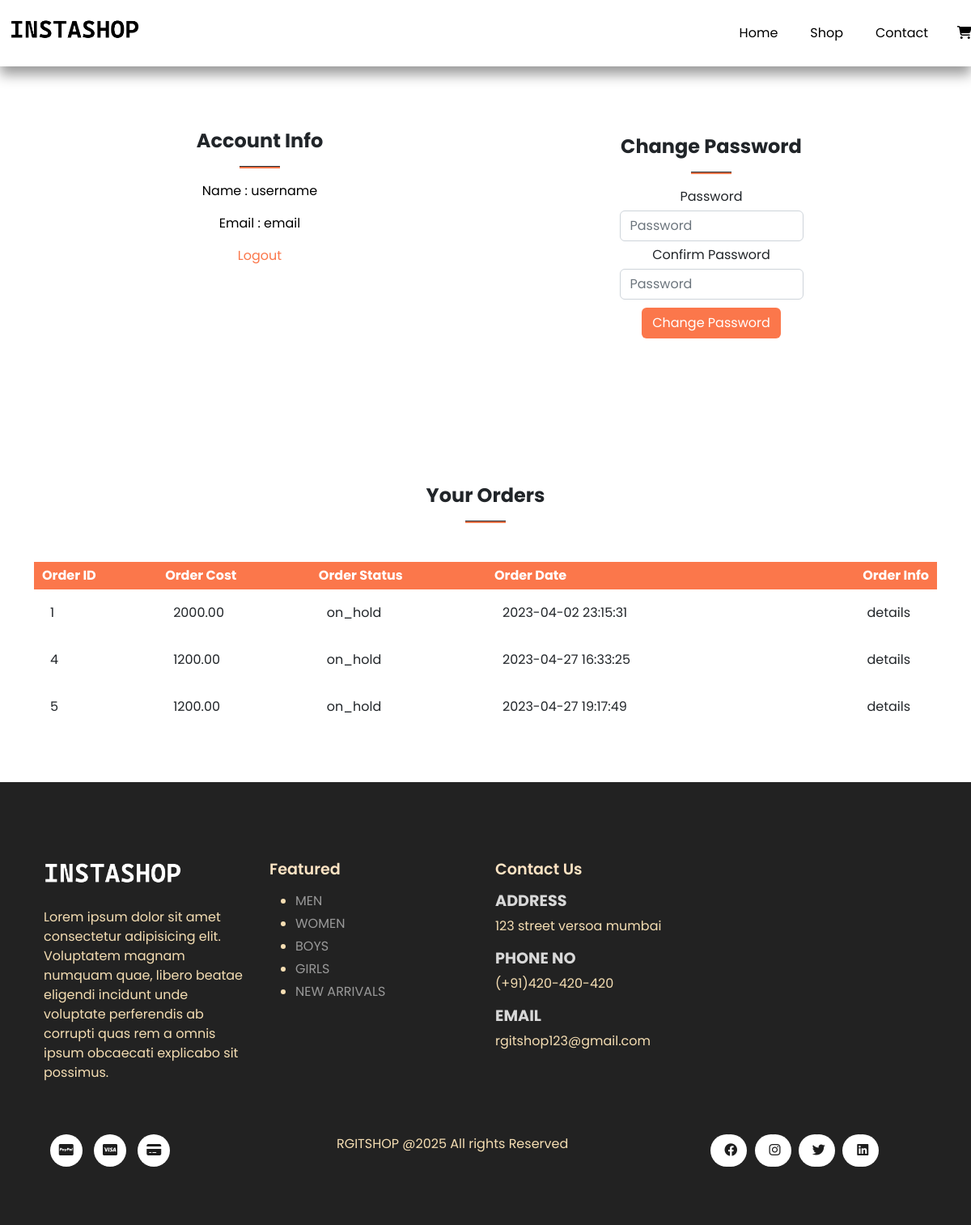
The app's page /account.php (signed in) with its own data.
### tables this page shows
CREATE TABLE `orders` (
  `order_id` int(11) NOT NULL,
  `order_cost` decimal(6,2) NOT NULL,
  `order_status` varchar(100) NOT NULL DEFAULT 'on_hold',
  `user_id` int(11) NOT NULL,
  `user_phone` bigint(20) NOT NULL,
  `user_city` varchar(255) NOT NULL,
  `user_address` varchar(255) NOT NULL,
  `user_pin` int(11) NOT NULL,
  `order_date` datetime NOT NULL DEFAULT current_timestamp()
);

### account.php (the view, shortened to what this page needs)
<?php
include("server/connection.php");
if(isset($_SESSION['logged_in'])){
  $user_id = $_SESSION['user_id'];
  $stmt = $conn->prepare("SELECT * FROM orders WHERE user_id = ?");
  $stmt->bind_param('i',$user_id);
  $stmt->execute();
  $result = $stmt->get_result();
  $orders = $result->fetch_all(MYSQLI_ASSOC);
}
?>
<!DOCTYPE html>
<html lang="en">
<body>
  <section class="my-5 py-5">
    <div class="row container mx-auto">
      <div class="text-center mt-3 pt-5 col-lg-6 col-12">
        <h3 class="font-weight-bold">Account Info</h3>
        <hr class="mx-auto" />
        <div class="account-info">
          <p>Name : <span><?php echo $_SESSION['user_name']; ?></span></p>
          <p>Email : <span><?php echo $_SESSION['user_email']; ?></span></p>
          <p><a href="account.php?logout=1" id="logout-btn">Logout</a></p>
        </div>
      </div>
      <div class="col-lg-6 col-12">
        <form id="account-form" method="POST" action="account.php">
          <h3>Change Password</h3>
          <hr class="mx-auto" />
          <div class="form-group">
            <label for="">Password</label>
            <input type="password" class="form-control" name="Password" id="account-password" placeholder="Password" required />
          </div>
          <div class="form-group">
            <label for="">Confirm Password</label>
            <input type="password" class="form-control" name="Confirm Password" id="account-password-confirm" placeholder="Password" required />
          </div>
          <div class="form-group">
            <input type="submit" value="Change Password" name="change_password" class="btn" id="change-pass-btn" />
          </div>
        </form>
      </div>
    </div>
  </section>
  <section class="orders container my-5 py-3">
    <div class="container mt-2">
      <h2 class="font-weight-bolde text-center">Your Orders</h2>
      <hr class="mx-auto">
    </div>
    <table class="mt-5 pt-5">
      <tr>
        <th>Order ID</th>
        <th>Order Cost</th>
        <th>Order Status</th>
        <th>Order Date</th>
        <th>Order Info</th>
      </tr>
      <?php foreach($orders as $row){ ?>
        <tr>
            <td>
              <span><?php echo $row['order_id']; ?></span>
            </td>
            <td>
              <span><?php echo $row['order_cost']; ?></span>
            </td>
            <td>
              <span><?php echo $row['order_status']; ?></span>
            </td>
            <td>
              <span><?php echo $row['order_date']; ?></span>
            </td>
            <td>
              <form method="POST" action="order_details.php">
                <input class="btn order-details-button" name="order_details_btn" type="submit" value="details">
              </form>
            </td>
        </tr>
      <?php } ?>
    </table>
  </section>
</body>
</html>

### assets/css/style.css (style rules this page uses)
* { margin: 0; padding: 0; box-sizing: border-box; }
.nav-buttons { margin-left: 60%; }
a { text-decoration: none; color: black; }
body { font-family: 'Poppins', sans-serif; }
h2 { font-size: 1.5rem; font-weight: 700; }
h3 { font-size: 1.5rem; font-weight: 700; }
h5 { color: bisque; font-size: 1.2rem; font-weight: 600; }
h6 { font-size: 1.2rem; font-weight: 700; }
p { color: black; }
hr { width: 50px; height: 3px; opacity: 1; background-color: #fb774b; }
.navbar { font-size: 16px; padding-top: 1rem !important; padding-bottom: 1rem !important; top: 0; left: 0; box-shadow: 0 10px 15px rgba(0,0,0,0.4); }
.navbar-light .navbar-nav .nav-link { padding: 0 20px; color: black; transition: 0.5s ease; }
.navbar i { font-size: 2ream; color: black; size: 16px; padding: 0 0.7px; transition: 0.5s ease; cursor: pointer; margin-left: 15px; }
.navbar img { width: 160px; }
footer { background-color: #222222; }
footer h6 { color: #d8d8d8; font-weight: 700; font-size: 1.2rem; }
footer p { color: wheat; }
footer li { padding-bottom: 4px; }
footer li a { font-size: 1rem; color: #999; text-decoration: none; }
footer .copyright a { color: #1d1d1d; height: 40px; width: 40px; background-color: #ffff; display: inline-block; text-align: center; line-height: 38px; border-radius: 70%; transition: 0.4 ease; margin: 0 5px; }
footer .copyright i { color: #1d1d1d; height: 40px; width: 40px; background-color: #ffff; display: inline-block; text-align: center; line-height: 38px; border-radius: 70%; transition: 0.4 ease; margin: 0 5px; }
footer .footer-one { color: wheat; }
footer img { width: 170px;; }
td:last-child { text-align: right; }
th:last-child { text-align: right; }
#account-form { width: 50%; margin: 35px auto; text-align: center; padding: 20px; }
#account-form input { margin: 5px auto; }
#account-form #change-pass-btn { color: #ffff; background-color: #fb774b; }
.account-info #orders-btn,#logout-btn { text-decoration: none; color: #fb774b; }
.orders table { width: 100%; border-collapse: collapse; }
.orders th { padding: 5px 10px; color: #ffff; background-color: #fb774b; }
.orders td { padding: 10px 20px; }

### records on screen
orders: order_id "1", order_cost "2000.00", order_status "on_hold", order_date "2023-04-02 23:15:31"
orders: order_id "4", order_cost "1200.00", order_status "on_hold", order_date "2023-04-27 16:33:25"
orders: order_id "5", order_cost "1200.00", order_status "on_hold", order_date "2023-04-27 19:17:49"

### other values on screen
$_SESSION['user_name'] "username"
$_SESSION['user_email'] "email"
